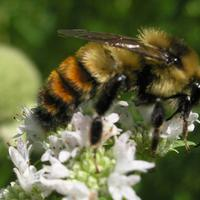
#> input picture ImagePreprocessing_BeeClassification/honey.jpg, 200 x 200 px
$ jupyter execute NaiveBees_Image.ipynb   (shell and % lines are left out)
#> lines starting #> are read from the running program, lines starting #| are printed output that depends on the picture
# Classification of Honye bee or Bumble bee from Images

[cell 1]
# Used to change filepaths
from pathlib import Path

# We set up matplotlib, pandas, and the display function
import matplotlib.pyplot as plt
from IPython.display import display
import pandas as pd

import numpy as np

# import Image from PIL so we can use it later
from PIL import Image

# generate test_data
test_data=np.random.beta(a=1, b=1, size=(100, 100, 3))

# display the test_data
plt.imshow(test_data)
#> (this line was passed over: IPython is not available in this run)

Pillow is a very flexible image loading and manipulation library. It works with many different image formats, for example, .png, .jpg, .gif and more. For most image data, one can work with images using the Pillow library (which is imported as PIL).

[cell 2]
# open the image
img =Image.open('honey.jpg')
#> img is the input picture: PIL image 200x200 RGB; mean R, G, B 98.2, 101.7, 64.2

# Get the image size
img_size = img.size
#> img_size = (200, 200)

print("The image size is: {}".format(img_size))
#| The image size is: (200, 200)

# Just having the image as the last line in the cell will display it in the notebook
img

### Image Augementation using crop, roate, transpost

 img.crop() takes a tuple (left, upper, right, lower) as an argument, </br>
 img.rotate() takes an angle in degrees, </br>
 img.transpose() takes a method argument

[cell 3]
# Crop the image to 25, 25, 75, 75
img_cropped = img.crop((25, 25, 75, 75))
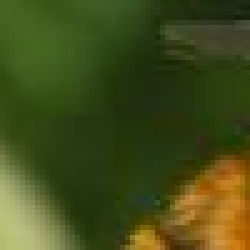
#> img_cropped: PIL image 50x50 RGB (shown 5 times larger); mean R, G, B 67.1, 76.6, 25.8
display(img_cropped)

# rotate the image by 45 degrees
img_rotated = img.rotate(45)
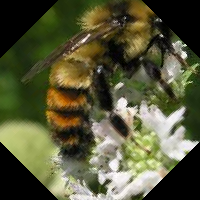
#> img_rotated: PIL image 200x200 RGB; mean R, G, B 87, 87.6, 57.7
display(img_rotated)

# flip the image left to right
img_flipped = img.transpose(method=Image.FLIP_LEFT_RIGHT)
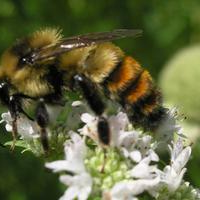
#> img_flipped: PIL image 200x200 RGB; mean R, G, B 98.2, 101.7, 64.2
display(img_flipped)

#### Image as arrays of data

[cell 4]
# Turn our image object into a NumPy array
img_data = np.array(img)

# get the shape of the resulting array
img_data_shape = img_data.shape
#> img_data_shape = (200, 200, 3)

print("Our NumPy array has the shape: {}".format(img_data_shape))
#| Our NumPy array has the shape: (200, 200, 3)

# plot the data with `imshow`
plt.imshow(img_data)
#> (this line was passed over: IPython is not available in this run)
plt.show()

# plot the red channel
plt.imshow(img_data[:,:,0], cmap=plt.cm.Reds_r)
#> (this line was passed over: IPython is not available in this run)
plt.show()

# plot the green channel
plt.imshow(img_data[:,:,1], cmap=plt.cm.Greens_r)
#> (this line was passed over: IPython is not available in this run)
plt.show()

# plot the blue channel
plt.imshow(img_data[:,:,2], cmap=plt.cm.Blues_r)
#> (this line was passed over: IPython is not available in this run)
plt.show()

#### Explore the color channels to understand the images.

[cell 5]
def plot_kde(channel, color):

    """ Plots a kernel density estimate for the given data.

        `channel` must be a 2d array
        `color` must be a color string, e.g. 'r', 'g', or 'b'
    """
    data = channel.flatten()
    return pd.Series(data).plot.density(c=color)

# create the list of channels
channels = ['r','g','b']

def plot_rgb(image_data):
    # use enumerate to loop over colors and indexes
    for ix, color in enumerate(channels):
        channel_data = image_data[:, :, ix]
        plot_kde(channel_data, color)
#> this loop made 1 pass
#> pass 1, in plot_rgb, `channel_data = image_data[:, :, ix]`:
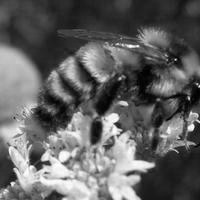
#> channel_data: shape (200, 200); min 0, max 255, mean 98.2
#> (the call stopped at in plot_kde, `return pd.Series(data).plot.density(c=color)`: IPython is not available in this run)

    plt.show()

plot_rgb(img_data)

#### Comparison of two bees (1. Honey, 2. Bumble)

[cell 6]
# load bee_12.jpg as honey
honey =Image.open('honey.jpg')

# display the honey bee image
display(honey)

# NumPy array of the honey bee image data
honey_data = np.array(honey)

# plot the rgb densities for the honey bee image
plot_rgb(honey_data)
#> (the call stopped at in plot_kde, `return pd.Series(data).plot.density(c=color)`: IPython is not available in this run)

$ run again, with ImagePreprocessing_BeeClassification/bee_3.jpg copied over ImagePreprocessing_BeeClassification/honey.jpg
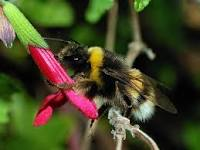
#> input picture ImagePreprocessing_BeeClassification/bee_3.jpg, 200 x 150 px
#> img is the input picture: PIL image 200x150 RGB; mean R, G, B 68.9, 69.9, 37.8
#| The image size is: (200, 150)
#> `img_flipped = img.transpose(method=Image.FLIP_LEFT_RIGHT)`:
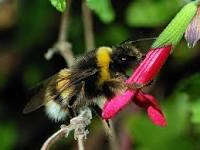
#> img_flipped: PIL image 200x150 RGB; mean R, G, B 68.9, 69.9, 37.8
#| Our NumPy array has the shape: (150, 200, 3)
#> the loop in plot_rgb, `for ix, color in enumerate(channels):` made 1 pass
#> pass 1, in plot_rgb, `channel_data = image_data[:, :, ix]`:
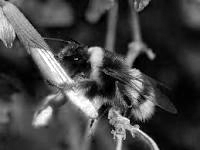
#> channel_data: shape (150, 200); min 0, max 255, mean 68.9
